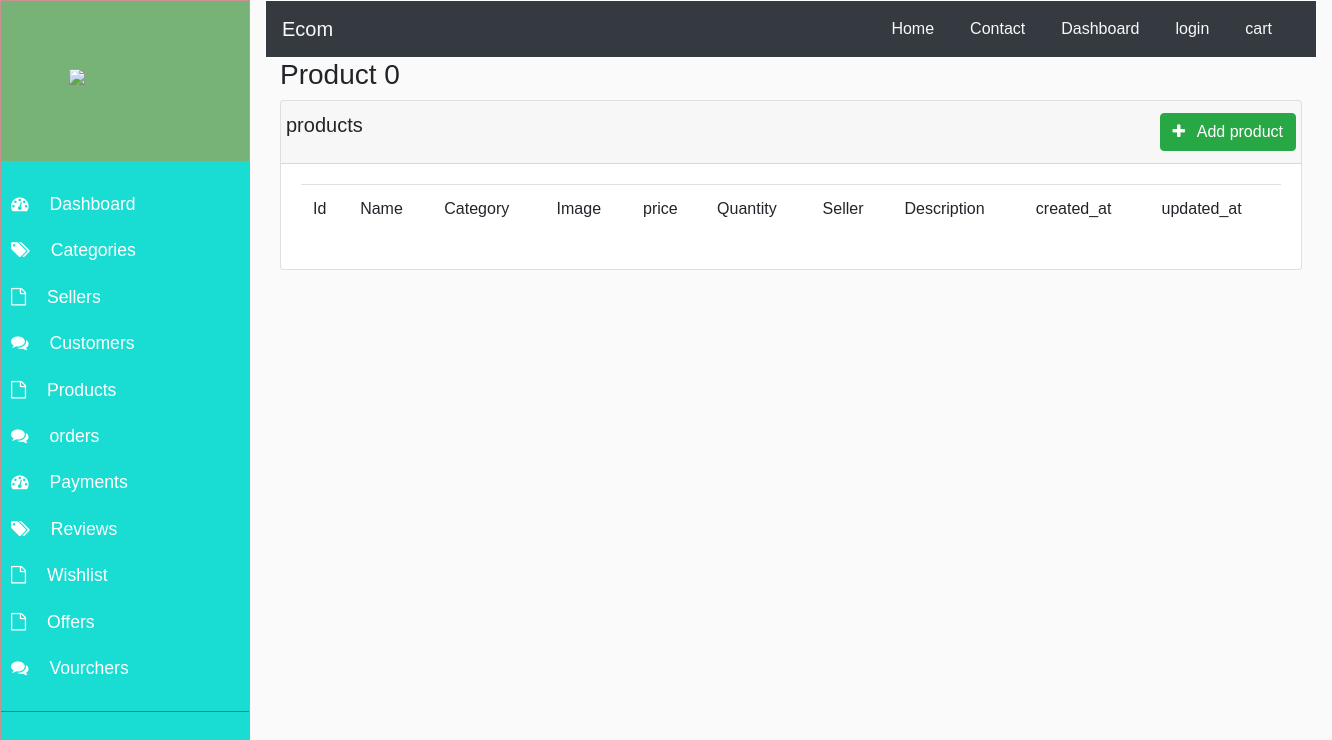
/staff/product, run on an earlier commit of the app's database.
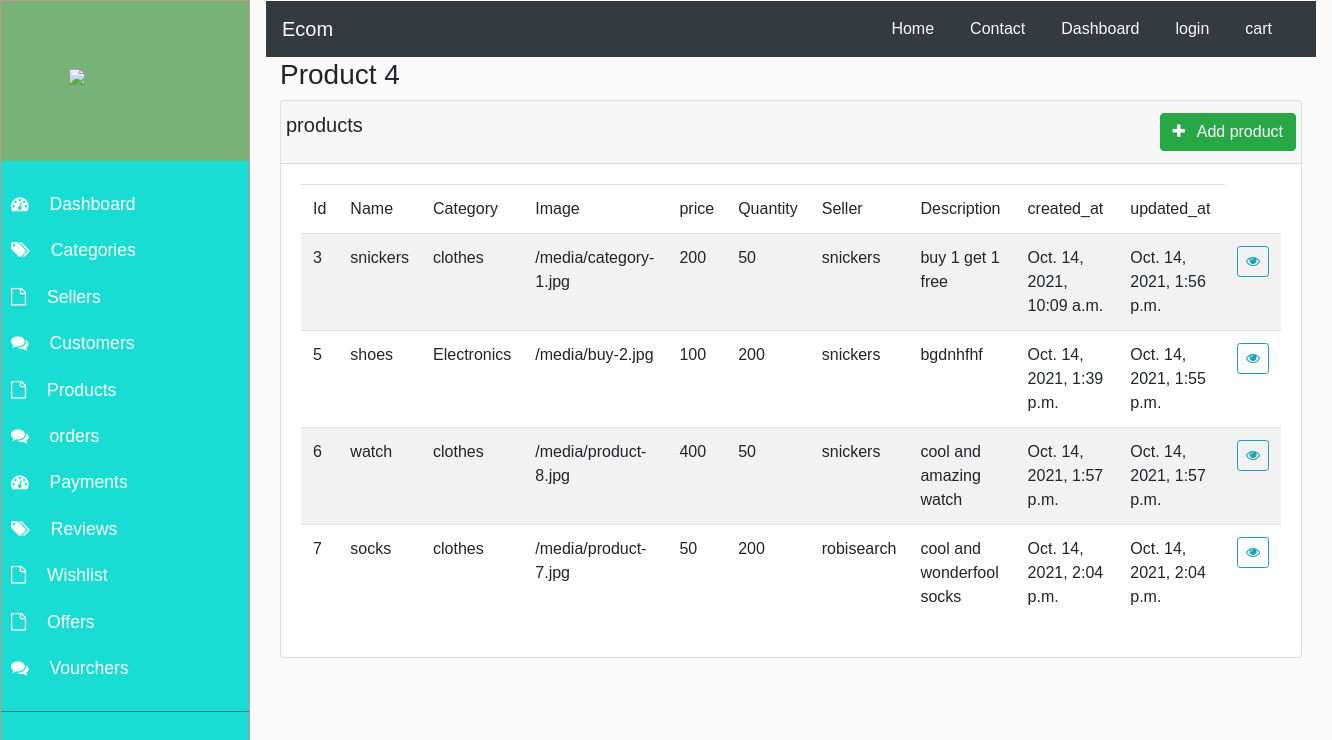
And on a later commit of the database.
### store/models.py (models this page shows, shortened)
class Product(models.Model):
    name = models.CharField(max_length=100)
    category =models.ForeignKey('Category', on_delete=models.CASCADE,blank=False, null=False)
    image =models.ImageField(max_length=255)
    price = models.IntegerField(blank=False, null=False)
    inventory =models.IntegerField(null=False, blank=False)
    seller =models.ForeignKey('Seller',on_delete=models.CASCADE,blank=False, null=False)
    description= models.TextField()
    created_at = models.DateTimeField(auto_now_add=True)
    updated_at =models.DateTimeField(auto_now=True)

class Category(models.Model):
    name = models.CharField(max_length= 50)
    created_at = models.DateTimeField(auto_now_add=True)
    updated_at =models.DateTimeField(auto_now=True)
    class Meta:
        verbose_name = "Category"
        verbose_name_plural ="Categories"
    def __str__(self):
        return self.name

class Seller(User):
    business_name = models.CharField(max_length=200)
    business_reg_no = models.CharField (max_length=200, null=False, blank=False)
    phone_number = models.IntegerField()
    external_url =models.CharField(max_length=200, null=True, blank=True)
    created_at = models.DateTimeField(auto_now_add=True)
    updated_at =models.DateTimeField(auto_now=True)
    class Meta:
        verbose_name = "Seller"
    def __str__(self):
        return self.business_name

### store/views.py (the view)
# urls.py: path('product', views.product, name="product"),
def product(request):
     products = Product.objects.all()
     context = {
          'product_list' : products
     }
     return render(request, 'store/admin/product.html', context)

### store/Templates/store/Admin/product.html
{% extends 'store/admin/layouts/admin-base.html' %}
{% load static %}
{% block 'css' %}
<link rel="stylesheet" href="{% static 'css/admin-main.css' %}">
{% endblock 'css' %}
{% block 'content'%}
<div class="container">
    <h3>Product {{ product_list|length }}</h3>
    <div class="row">
        <div class="col-lg-12">
            <div class="card">
                <div class="card-header">
                    <div class="row">
                        <h5>products</h5>
                        <a href="{% url 'add_product' %}" class="btn btn-success ml-auto">
                            <i class="fa fa-plus mr-2"></i>
                        Add product
                        </a>
                    </div>
                </div>
                <div class="card-body">
                    <table class="table table-striped">
                        <thead>
                            <tr>
                                <td>Id</td>
                                <td>Name</td>
                                <td>Category</td>
                                <td>Image</td>
                                <td>price</td>
                                <td>Quantity</td>
                                <td>Seller</td>
                                <td>Description</td>
                                <td>created_at</td>
                                <td>updated_at</td>
                            </tr>
                        </thead>
                        <tbody>
                            {% for product in product_list %}
                            <tr>
                                <td>{{product.id}}</td>
                                <td>{{product.name}}</td>
                                <td>{{product.category}}</td>
                                <td>{{product.image.url}}
                               </td>
                                <td>{{product.price}}</td>
                                <td>{{product.inventory}}</td>
                                <td>{{product.seller}}</td>
                                <td>{{product.description}}</td>
                                <td>{{product.created_at}}</td>
                                <td>{{product.updated_at}}</td>
                                <td>
                                    <a href="" class="btn btn-outline-info btn-sm">
                                        <i class="fa fa-eye"></i>
                                    </a>
                                </td>
                            </tr>
                            {% endfor %}
                        </tbody>
                    </table>
                </div>
            </div>
        </div>
    </div>
</div>
{% endblock %}

What changed in the data, as far as the page shows it:
added Product: id "3", name "snickers", category "clothes", image "/media/category-1.jpg", price "200", inventory "50", seller "snickers", description "buy 1 get 1 free", created_at "Oct. 14, 2021, 10:09 a.m.", updated_at "Oct. 14, 2021, 1:56 p.m."
added Product: id "5", name "shoes", category "Electronics", image "/media/buy-2.jpg", price "100", inventory "200", seller "snickers", description "bgdnhfhf", created_at "Oct. 14, 2021, 1:39 p.m.", updated_at "Oct. 14, 2021, 1:55 p.m."
added Product: id "6", name "watch", category "clothes", image "/media/product-8.jpg", price "400", inventory "50", seller "snickers", description "cool and amazing watch", created_at "Oct. 14, 2021, 1:57 p.m.", updated_at "Oct. 14, 2021, 1:57 p.m."
added Product: id "7", name "socks", category "clothes", image "/media/product-7.jpg", price "50", inventory "200", seller "robisearch", description "cool and wonderfool socks", created_at "Oct. 14, 2021, 2:04 p.m.", updated_at "Oct. 14, 2021, 2:04 p.m."
Also different on the page:
{{ product_list|length }}: "0" → "4"
